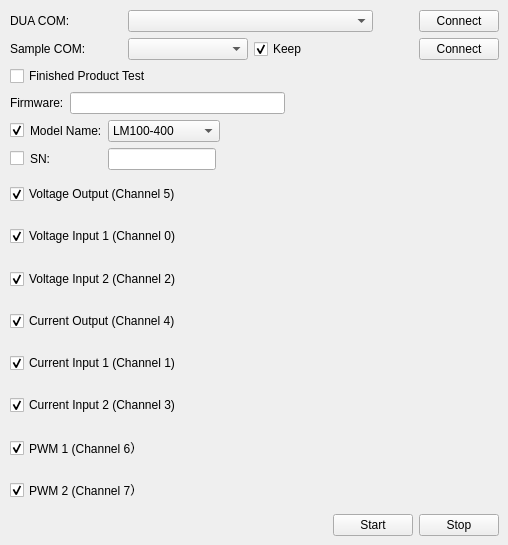
    <widget class="QWidget" name="tab">
     <attribute name="title">
      <string>LoRa</string>
     </attribute>
     <widget class="QWidget" name="layoutWidget">
      <property name="geometry">
       <rect>
        <x>10</x>
        <y>10</y>
        <width>489</width>
        <height>526</height>
       </rect>
      </property>
      <layout class="QVBoxLayout" name="verticalLayout_4">
       <item>
        <layout class="QVBoxLayout" name="verticalLayout_3">
         <item>
          <layout class="QHBoxLayout" name="horizontalLayout_5">
           <item>
            <widget class="QLabel" name="label_3">
             <property name="sizePolicy">
              <sizepolicy hsizetype="Fixed" vsizetype="Preferred">
               <horstretch>0</horstretch>
               <verstretch>0</verstretch>
              </sizepolicy>
             </property>
             <property name="minimumSize">
              <size>
               <width>112</width>
               <height>0</height>
              </size>
             </property>
             <property name="maximumSize">
              <size>
               <width>112</width>
               <height>16777215</height>
              </size>
             </property>
             <property name="text">
              <string>DUA COM:</string>
             </property>
            </widget>
           </item>
           <item>
            <widget class="QComboBox" name="serialComboBox"/>
           </item>
           <item>
            <spacer name="horizontalSpacer_5">
             <property name="orientation">
              <enum>Qt::Horizontal</enum>
             </property>
             <property name="sizeType">
              <enum>QSizePolicy::Fixed</enum>
             </property>
             <property name="sizeHint" stdset="0">
              <size>
               <width>40</width>
               <height>20</height>
              </size>
             </property>
            </spacer>
           </item>
           <item>
            <widget class="QPushButton" name="connectPushButton">
             <property name="sizePolicy">
              <sizepolicy hsizetype="Fixed" vsizetype="Fixed">
               <horstretch>0</horstretch>
               <verstretch>0</verstretch>
              </sizepolicy>
             </property>
             <property name="text">
              <string>Connect</string>
             </property>
            </widget>
           </item>
          </layout>
         </item>
         <item>
          <layout class="QHBoxLayout" name="horizontalLayout_11">
           <item>
            <widget class="QLabel" name="label_8">
             <property name="sizePolicy">
              <sizepolicy hsizetype="Fixed" vsizetype="Preferred">
               <horstretch>0</horstretch>
               <verstretch>0</verstretch>
              </sizepolicy>
             </property>
             <property name="minimumSize">
              <size>
               <width>112</width>
               <height>0</height>
              </size>
             </property>
             <property name="maximumSize">
              <size>
               <width>112</width>
               <height>16777215</height>
              </size>
             </property>
             <property name="text">
              <string>Sample COM:</string>
             </property>
            </widget>
           </item>
           <item>
            <widget class="QComboBox" name="serialGoldenComboBox"/>
           </item>
           <item>
            <widget class="QCheckBox" name="goldenKeepCheckBox">
             <property name="text">
              <string>Keep</string>
             </property>
             <property name="checked">
              <bool>true</bool>
             </property>
            </widget>
           </item>
           <item>
            <spacer name="horizontalSpacer_11">
             <property name="orientation">
              <enum>Qt::Horizontal</enum>
             </property>
             <property name="sizeType">
              <enum>QSizePolicy::Fixed</enum>
             </property>
             <property name="sizeHint" stdset="0">
              <size>
               <width>40</width>
               <height>20</height>
              </size>
             </property>
            </spacer>
           </item>
           <item>
            <widget class="QPushButton" name="connectGoldenPushButton">
             <property name="sizePolicy">
              <sizepolicy hsizetype="Fixed" vsizetype="Fixed">
               <horstretch>0</horstretch>
               <verstretch>0</verstretch>
              </sizepolicy>
             </property>
             <property name="text">
              <string>Connect</string>
             </property>
            </widget>
           </item>
          </layout>
         </item>
        </layout>
       </item>
       <item>
        <widget class="QCheckBox" name="finishedCheckBox">
         <property name="text">
          <string>Finished Product Test</string>
         </property>
        </widget>
       </item>
       <item>
        <layout class="QHBoxLayout" name="horizontalLayout_19">
         <item>
          <widget class="QLabel" name="label">
           <property name="text">
            <string>Firmware:</string>
           </property>
          </widget>
         </item>
         <item>
          <widget class="QLineEdit" name="versionLineEdit">
           <property name="readOnly">
            <bool>true</bool>
           </property>
          </widget>
         </item>
         <item>
          <spacer name="horizontalSpacer_21">
           <property name="orientation">
            <enum>Qt::Horizontal</enum>
           </property>
           <property name="sizeHint" stdset="0">
            <size>
             <width>40</width>
             <height>20</height>
            </size>
           </property>
          </spacer>
         </item>
        </layout>
       </item>
       <item>
        <layout class="QHBoxLayout" name="horizontalLayout_15">
         <item>
          <layout class="QGridLayout" name="gridLayout">
           <item row="1" column="4">
            <spacer name="horizontalSpacer_22">
             <property name="orientation">
              <enum>Qt::Horizontal</enum>
             </property>
             <property name="sizeHint" stdset="0">
              <size>
               <width>40</width>
               <height>20</height>
              </size>
             </property>
            </spacer>
           </item>
           <item row="1" column="1">
            <widget class="QLabel" name="label_2">
             <property name="text">
              <string>SN:</string>
             </property>
            </widget>
           </item>
           <item row="0" column="1">
            <widget class="QLabel" name="modelNameLabel">
             <property name="text">
              <string>Model Name:</string>
             </property>
            </widget>
           </item>
           <item row="0" column="0">
            <widget class="QCheckBox" name="modelNameCheckBox">
             <property name="text">
              <string/>
             </property>
             <property name="checked">
              <bool>true</bool>
             </property>
            </widget>
           </item>
           <item row="0" column="2">
            <widget class="QComboBox" name="modelNameComBox">
             <property name="sizePolicy">
              <sizepolicy hsizetype="Fixed" vsizetype="Fixed">
               <horstretch>0</horstretch>
               <verstretch>0</verstretch>
              </sizepolicy>
             </property>
             <property name="minimumSize">
              <size>
               <width>100</width>
               <height>0</height>
              </size>
             </property>
             <item>
              <property name="text">
               <string>LM100-400</string>
              </property>
             </item>
             <item>
              <property name="text">
               <string>LM100-900</string>
              </property>
             </item>
             <item>
              <property name="text">
               <string>LM100-900-TH</string>
              </property>
             </item>
             <item>
              <property name="text">
               <string>LC144-400</string>
              </property>
             </item>
             <item>
              <property name="text">
               <string>LC144-900</string>
              </property>
             </item>
             <item>
              <property name="text">
               <string>LC144-900-TH</string>
              </property>
             </item>
             <item>
              <property name="text">
               <string>LM200-400</string>
              </property>
             </item>
             <item>
              <property name="text">
               <string>LM200-900</string>
              </property>
             </item>
             <item>
              <property name="text">
               <string>LM200-900-TH</string>
              </property>
             </item>
             <item>
              <property name="text">
               <string/>
              </property>
             </item>
            </widget>
           </item>
           <item row="1" column="0">
            <widget class="QCheckBox" name="SNCheckBox">
             <property name="enabled">
              <bool>true</bool>
             </property>
             <property name="text">
              <string/>
             </property>
             <property name="checked">
              <bool>false</bool>
             </property>
            </widget>
           </item>
           <item row="1" column="2">
            <widget class="QLineEdit" name="SNLineEdit">
             <property name="sizePolicy">
              <sizepolicy hsizetype="Fixed" vsizetype="Fixed">
               <horstretch>0</horstretch>
               <verstretch>0</verstretch>
              </sizepolicy>
             </property>
            </widget>
           </item>
           <item row="1" column="3">
            <widget class="QLabel" name="SNLabel">
             <property name="minimumSize">
              <size>
               <width>150</width>
               <height>0</height>
              </size>
             </property>
             <property name="text">
              <string/>
             </property>
            </widget>
           </item>
           <item row="0" column="3">
            <widget class="QLabel" name="modelLabel">
             <property name="text">
              <string/>
             </property>
            </widget>
           </item>
          </layout>
         </item>
        </layout>
       </item>
       <item>
        <layout class="QVBoxLayout" name="verticalLayout">
         <item>
          <layout class="QHBoxLayout" name="horizontalLayout_6">
           <item>
            <widget class="QCheckBox" name="voutCheckBox">
             <property name="enabled">
              <bool>true</bool>
             </property>
             <property name="text">
              <string>Voltage Output (Channel 5)</string>
             </property>
             <property name="checkable">
              <bool>true</bool>
             </property>
             <property name="checked">
              <bool>true</bool>
             </property>
            </widget>
           </item>
           <item>
            <widget class="QLabel" name="voLabel">
             <property name="text">
              <string/>
             </property>
            </widget>
           </item>
          </layout>
         </item>
         <item>
          <layout class="QHBoxLayout" name="horizontalLayout_7">
           <item>
            <widget class="QCheckBox" name="vIn1CheckBox">
             <property name="enabled">
              <bool>true</bool>
             </property>
             <property name="minimumSize">
              <size>
               <width>109</width>
               <height>0</height>
              </size>
             </property>
             <property name="text">
              <string>Voltage Input 1 (Channel 0)</string>
             </property>
             <property name="checked">
              <bool>true</bool>
             </property>
            </widget>
           </item>
           <item>
            <widget class="QLabel" name="vi1Label">
             <property name="text">
              <string/>
             </property>
            </widget>
           </item>
          </layout>
         </item>
         <item>
          <layout class="QHBoxLayout" name="horizontalLayout_12">
           <item>
            <widget class="QCheckBox" name="vIn2CheckBox">
             <property name="enabled">
              <bool>true</bool>
             </property>
             <property name="minimumSize">
              <size>
               <width>109</width>
               <height>0</height>
              </size>
             </property>
             <property name="text">
              <string>Voltage Input 2 (Channel 2)</string>
             </property>
             <property name="checked">
              <bool>true</bool>
             </property>
            </widget>
           </item>
           <item>
            <widget class="QLabel" name="vi2Label">
             <property name="text">
              <string/>
             </property>
            </widget>
           </item>
          </layout>
         </item>
         <item>
          <layout class="QHBoxLayout" name="horizontalLayout_13">
           <item>
            <widget class="QCheckBox" name="AOCheckBox">
             <property name="enabled">
              <bool>true</bool>
             </property>
             <property name="minimumSize">
              <size>
               <width>109</width>
               <height>0</height>
              </size>
             </property>
             <property name="text">
              <string>Current Output (Channel 4)</string>
             </property>
             <property name="checked">
              <bool>true</bool>
             </property>
            </widget>
           </item>
           <item>
            <widget class="QLabel" name="ioLabel">
             <property name="text">
              <string/>
             </property>
            </widget>
           </item>
          </layout>
         </item>
         <item>
          <layout class="QHBoxLayout" name="horizontalLayout_14">
           <item>
            <widget class="QCheckBox" name="AI1CheckBox">
             <property name="enabled">
              <bool>true</bool>
             </property>
             <property name="minimumSize">
              <size>
               <width>109</width>
               <height>0</height>
              </size>
             </property>
             <property name="text">
              <string>Current Input 1 (Channel 1)</string>
             </property>
             <property name="checked">
              <bool>true</bool>
             </property>
            </widget>
           </item>
           <item>
            <widget class="QLabel" name="ii1Label">
             <property name="text">
              <string/>
             </property>
            </widget>
           </item>
          </layout>
         </item>
         <item>
          <layout class="QHBoxLayout" name="horizontalLayout_16">
           <item>
            <widget class="QCheckBox" name="AI2CheckBox">
             <property name="enabled">
              <bool>true</bool>
             </property>
             <property name="minimumSize">
              <size>
               <width>109</width>
               <height>0</height>
              </size>
             </property>
             <property name="text">
              <string>Current Input 2 (Channel 3)</string>
             </property>
             <property name="checked">
              <bool>true</bool>
             </property>
            </widget>
           </item>
           <item>
            <widget class="QLabel" name="ii2Label">
             <property name="text">
              <string/>
             </property>
            </widget>
           </item>
          </layout>
         </item>
         <item>
          <layout class="QHBoxLayout" name="horizontalLayout_17">
           <item>
            <widget class="QCheckBox" name="PWMCheckBox1">
             <property name="enabled">
              <bool>true</bool>
             </property>
             <property name="minimumSize">
              <size>
               <width>109</width>
               <height>0</height>
              </size>
             </property>
             <property name="text">
              <string>PWM 1 (Channel 6）</string>
             </property>
             <property name="checked">
              <bool>true</bool>
             </property>
            </widget>
           </item>
           <item>
            <widget class="QLabel" name="PWM1Label">
             <property name="text">
              <string/>
             </property>
            </widget>
           </item>
          </layout>
         </item>
         <item>
          <layout class="QHBoxLayout" name="horizontalLayout_18">
           <item>
            <widget class="QCheckBox" name="PWMCheckBox2">
             <property name="enabled">
              <bool>true</bool>
             </property>
             <property name="minimumSize">
              <size>
               <width>109</width>
               <height>0</height>
              </size>
             </property>
             <property name="text">
              <string>PWM 2 (Channel 7）</string>
             </property>
             <property name="checked">
              <bool>true</bool>
             </property>
            </widget>
           </item>
           <item>
            <widget class="QLabel" name="PWM2Label">
             <property name="text">
              <string/>
             </property>
            </widget>
           </item>
          </layout>
         </item>
        </layout>
       </item>
       <item>
        <layout class="QHBoxLayout" name="horizontalLayout">
         <item>
          <spacer name="horizontalSpacer_2">
           <property name="orientation">
            <enum>Qt::Horizontal</enum>
           </property>
           <property name="sizeHint" stdset="0">
            <size>
             <width>40</width>
             <height>20</height>
            </size>
           </property>
          </spacer>
         </item>
         <item>
          <widget class="QPushButton" name="functionStartPushButton">
           <property name="text">
            <string>Start</string>
           </property>
          </widget>
         </item>
         <item>
          <widget class="QPushButton" name="stopPushButton">
           <property name="text">
            <string>Stop</string>
           </property>
          </widget>
         </item>
        </layout>
       </item>
      </layout>
     </widget>
    </widget>
